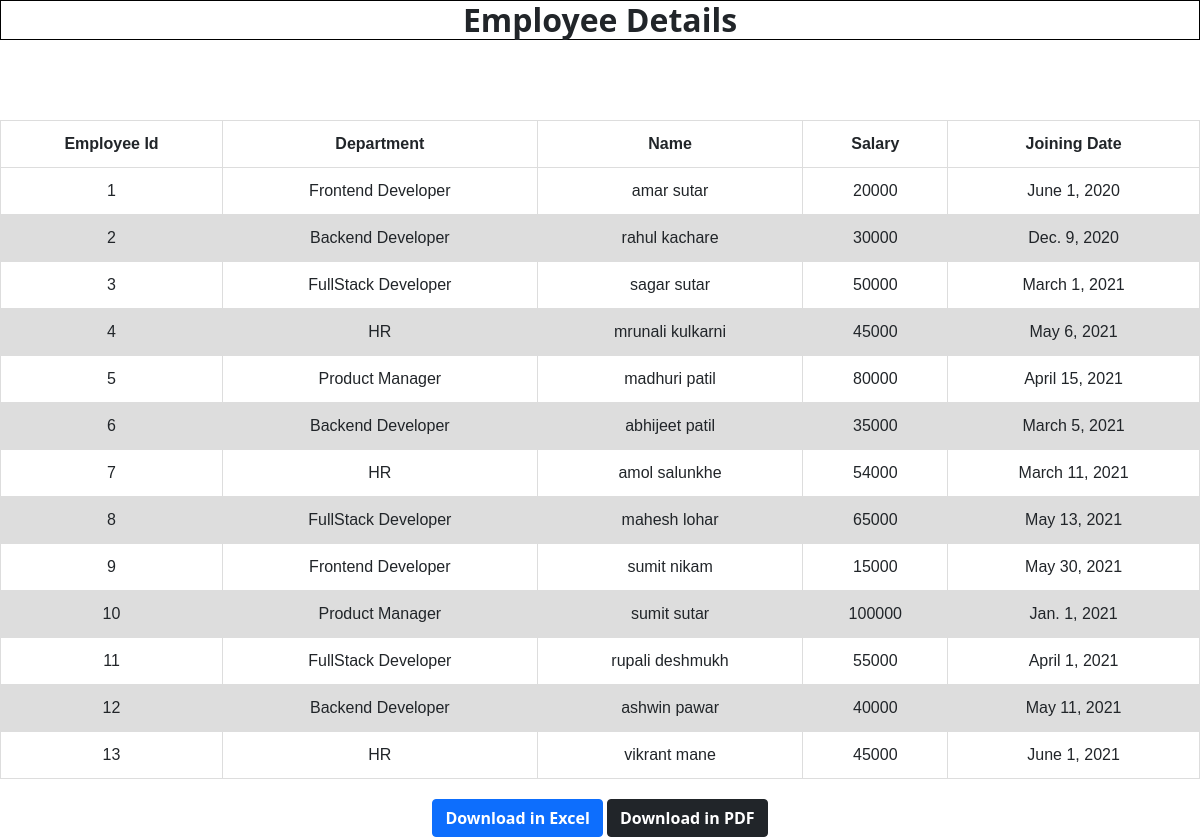
The page / on the database its author committed.
### invoices/models.py (models this page shows)
class Employee(models.Model):
    department_name = models.ForeignKey(Department, on_delete=models.CASCADE)
    employee_id = models.IntegerField()
    name = models.CharField(max_length=20)
    salary = models.IntegerField()
    joining_date = models.DateField()

class Department(models.Model):
    name = models.CharField(max_length=20)
    def __str__(self):
        return self.name

### invoices/views.py (the view)
# urls.py: 2. Add a URL to urlpatterns:  path('', views.home, name='home')
def home(request):
    emp = Employee.objects.all()
    context = {'emp': emp, }
    return render(request, 'index.html', context)

### invoices/templates/index.html (shortened to what this page needs)
<!doctype html>
{% load static %}
<html lang="en">
<head>
    <link href="https://cdn.jsdelivr.net/npm/bootstrap@5.0.1/dist/css/bootstrap.min.css" rel="stylesheet"
>
    <link rel="stylesheet" type="text/css"
        href="http://ajax.aspnetcdn.com/ajax/jquery.dataTables/1.9.4/css/jquery.dataTables.css">
</head>
</head>
<body>
    <h2 class="heading">Employee Details</h2>
    <table style="width:100%" id="table">
        <thead>
            <tr>
                <th>Employee Id</th>
                <th>Department</th>
                <th>Name</th>
                <th>Salary</th>
                <th>Joining Date</th>
            </tr>
        </thead>
        <tbody>
            {% for i in emp %}
            <tr>
                <td>{{i.employee_id}}</td>
                <td>{{i.department_name}}</td>
                <td>{{i.name}}</td>
                <td>{{i.salary}}</td>
                <td>{{i.joining_date}}</td>
            </tr>
            {% endfor %}
        </tbody>
    </table>
    <div class="row">
        <div class="col-sm-12 text-center">
            <a class="btn btn-primary" href="{% url 'Download_as_excel' %}">Download in Excel</a>
            <a class="btn btn-dark" href="{% url 'Download_as_PDF' %}">Download in PDF</a>
        </div>
    </div>
</body>
</body>
</html>

### invoices/templates/index.html (style rules this page uses)
table { margin-top: 5rem; font-family: arial, sans-serif; border-collapse: collapse; width: 100%; }
td, th { border: 1px solid #dddddd; text-align: center; padding: 11px; }
tr:nth-child(even) { background-color: #dddddd; }
.heading { display: flex; justify-content: center; align-items: center; border: 1px solid black; font-weight: bolder; }
.btn { font-weight: 600; }
.btn-primary, .btn-dark { margin-top: 20px; display: inline-block; vertical-align: top; }

### rows shown on the page
Employee: employee_id "1", department_name "Frontend Developer", name "amar sutar", salary "20000", joining_date "June 1, 2020"
Employee: employee_id "2", department_name "Backend Developer", name "rahul kachare", salary "30000", joining_date "Dec. 9, 2020"
Employee: employee_id "3", department_name "FullStack Developer", name "sagar sutar", salary "50000", joining_date "March 1, 2021"
Employee: employee_id "4", department_name "HR", name "mrunali kulkarni", salary "45000", joining_date "May 6, 2021"
Employee: employee_id "5", department_name "Product Manager", name "madhuri patil", salary "80000", joining_date "April 15, 2021"
Employee: employee_id "6", department_name "Backend Developer", name "abhijeet patil", salary "35000", joining_date "March 5, 2021"
Employee: employee_id "7", department_name "HR", name "amol salunkhe", salary "54000", joining_date "March 11, 2021"
Employee: employee_id "8", department_name "FullStack Developer", name "mahesh lohar", salary "65000", joining_date "May 13, 2021"
Employee: employee_id "9", department_name "Frontend Developer", name "sumit nikam", salary "15000", joining_date "May 30, 2021"
Employee: employee_id "10", department_name "Product Manager", name "sumit sutar", salary "100000", joining_date "Jan. 1, 2021"
Employee: employee_id "11", department_name "FullStack Developer", name "rupali deshmukh", salary "55000", joining_date "April 1, 2021"
Employee: employee_id "12", department_name "Backend Developer", name "ashwin pawar", salary "40000", joining_date "May 11, 2021"
Employee: employee_id "13", department_name "HR", name "vikrant mane", salary "45000", joining_date "June 1, 2021"
